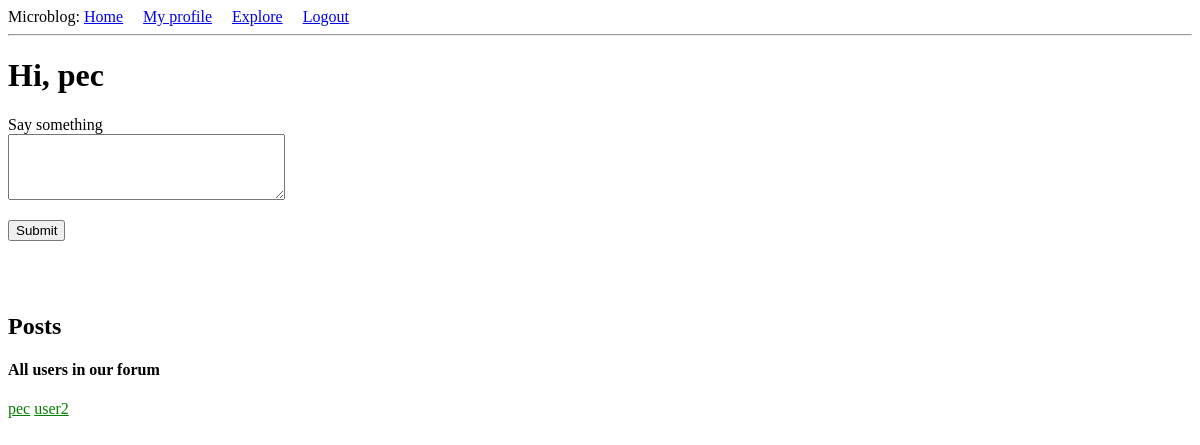
Before: /index (signed in) with the older database file.
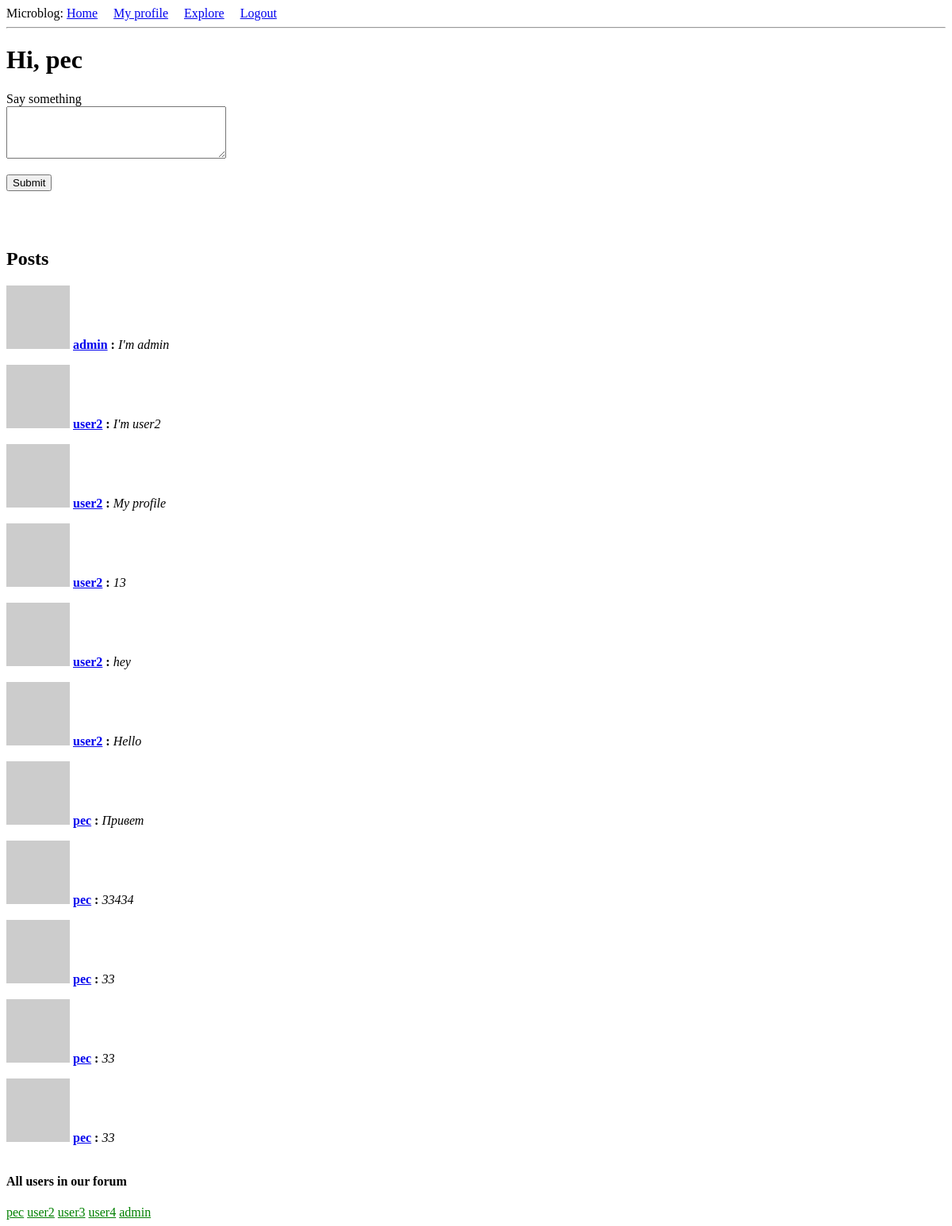
After: the same page with the newer database file.
### app/models.py (models this page shows, shortened)
class User(UserMixin, db.Model):
    id = db.Column(db.Integer, primary_key=True)
    username = db.Column(db.String(64), index=True, unique=True)
    email = db.Column(db.String(120), index=True, unique=True)
    password_hash = db.Column(db.String(128))
    posts = db.relationship('Post', backref='author', lazy='dynamic')
    about_me = db.Column(db.String(140))
    last_seen = db.Column(db.DateTime, default=datetime.utcnow)
    subscribe = db.relationship(
        'User', secondary=followers,
        primaryjoin=(followers.c.follower_id == id),
        secondaryjoin=(followers.c.subscribe_id == id),
        backref=db.backref('followers', lazy='dynamic'), lazy='dynamic')
    def followed_posts(self):
        subscribe = Post.query.join(
            followers, (followers.c.subscribe_id == Post.user_id)).filter(
            followers.c.follower_id == self.id)
        own = Post.query.filter_by(user_id=self.id)
        return subscribe.union(own).order_by(Post.timestamp.desc())
    def avatar(self, size):
        digest = md5(self.email.lower().encode('utf-8')).hexdigest()
        return f"https://www.gravatar.com/avatar/{digest}?d=identicon&s={size}"

class Post(db.Model):
    id = db.Column(db.Integer, primary_key=True)
    body = db.Column(db.String(140))
    timestamp = db.Column(db.DateTime, index=True, default=datetime.utcnow)
    user_id = db.Column(db.Integer, db.ForeignKey('user.id'))

### app/routes.py (the view)
@app.route('/', methods=['GET', 'POST'])
@app.route('/index', methods=['GET', 'POST'])
@login_required
def index():
    form = PostForm()
    if form.validate_on_submit():
        post = Post(body=form.post.data, author=current_user)
        db.session.add(post)
        db.session.commit()
        flash('Your post has been added')
        return redirect(url_for('index'))
    page = request.args.get('page', 1, type=int)
    posts = current_user.followed_posts().paginate(page, app.config['POSTS_PER_PAGE'], False)
    next_url = url_for('index', page=posts.next_num) \
        if posts.has_next else None
    prev_url = url_for('index', page=posts.prev_num) \
        if posts.has_prev else None
    all_users = User.query.all()
    return render_template('index.html', title='Home', posts=posts.items, form=form,
                           next_url=next_url, prev_url=prev_url, all_users=all_users)

### app/forms.py
class PostForm(FlaskForm):
    post = TextAreaField('Say something', validators=[
        DataRequired(), Length(min=1, max=140)])
    submit = SubmitField('Submit')

### app/models.py (called while the page is built)
@login.user_loader
def load_user(id):
    return User.query.get(int(id))

### app/routes.py (called while the page is built)
@app.before_request
def before_request():
    if current_user.is_authenticated:
        current_user.last_seen = datetime.utcnow()
        db.session.commit()

### app/templates/index.html (shortened to what this page needs)
{% extends "base.html" %}
{% block content %}
    <h1>Hi, {{ current_user.username }}</h1>
{% if form %}
    <form action="" method="post">
        <p>
            {{ form.post.label }}<br>
            {{ form.post(cols=32, rows=4) }}<br>
        </p>
        <p>{{ form.submit() }}</p>
    </form>
{% endif %}
<br>
<br>
    <h2>Posts</h2>
        {% for post in posts %}
        {% include '_post.html' %}
        {% endfor %}
<h4>All users in our forum</h4>
{% for u in all_users %}
<div style="display: inline-block;">
    <a href="{{ url_for('user', username=u.username) }}" style="color:green">{{ u.username }}</a>
</div>
{% endfor %}
{% endblock %}

### app/templates/base.html (shortened to what this page needs)
<!DOCTYPE html>
<html lang="en">
<head>
</head>
<body>
    <div>Microblog:
        <a href="{{ url_for('index') }}">Home</a>
        {% if current_user.is_anonymous %}
        <a href="{{ url_for('login') }}">Login</a>
        {% else %}
        <a href="{{ url_for('user', username=current_user.username) }}">My profile</a>  &nbsp;&nbsp;&nbsp;
        <a href="{{ url_for('explore') }}">Explore</a>  &nbsp;&nbsp;&nbsp;
        <a href="{{ url_for('logout') }}">Logout</a>
        {% endif %}
    </div>
    <hr>
    {% block content %}{% endblock %}
</body>
</html>

### app/templates/_post.html
<div>
    <img src="{{ post.author.avatar(36) }}" alt="">
    <p style="display: inline-block"><b><a href="{{ url_for('user', username=post.author.username) }}">{{ post.author.username }}</a> :</b>   <i>{{ post.body }}</i></p>
</div>

Changed rows visible on the page:
added Post: author.username "admin", body "I'm admin"
added Post: author.username "user2", body "I'm user2"
added Post: author.username "user2", body "My profile"
added Post: author.username "user2", body "13"
added Post: author.username "user2", body "hey"
added Post: author.username "user2", body "Hello"
added Post: author.username "pec", body "Привет"
added Post: author.username "pec", body "33434"
added Post: author.username "pec", body "33"
added Post: author.username "pec", body "33"
added Post: author.username "pec", body "33"
added User: username "user3"
added User: username "user4"
added User: username "admin"
